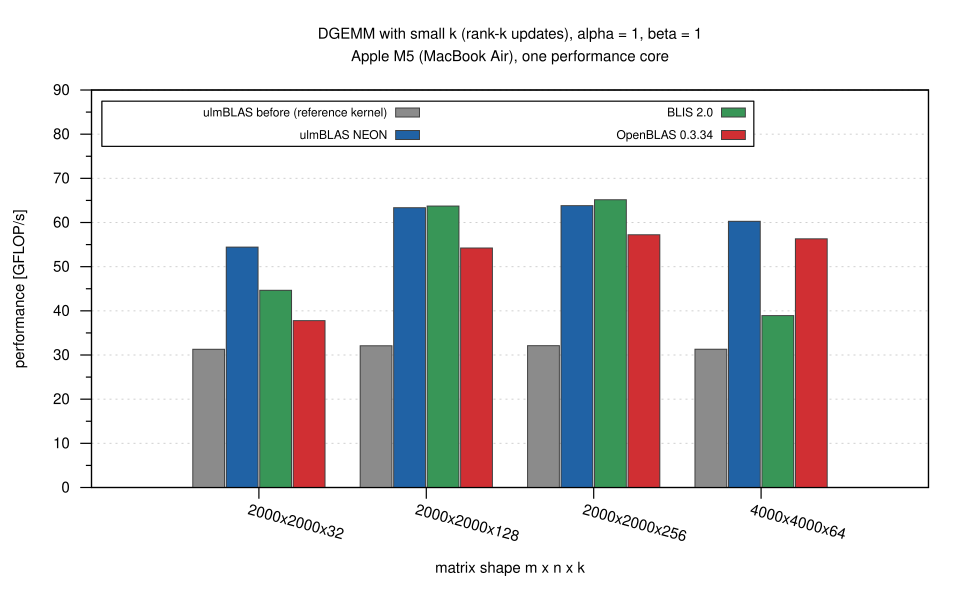

Source code (gnuplot):
load "_style.gp"
set output "dgemm_thin_k.svg"
set title "DGEMM with small k (rank-k updates), alpha = 1, beta = 1\nApple M5 (MacBook Air), one performance core"
set xlabel "matrix shape m x n x k"
set ylabel "performance [GFLOP/s]"
set grid noxtics
set style data histograms
set style histogram clustered gap 1.5
set style fill solid 0.9 border rgb "#404040"
set boxwidth 0.95
set xtics rotate by -15 offset -1,0
set bmargin 5
set key inside top left vertical maxrows 2 font ",12" samplen 1.5
set yrange [0:90]
plot S."dgemm_thin_k.csv" using "base":xtic(1) ls 1 lw 1 title "ulmBLAS before (reference kernel)", \
     ""                   using "neon"         ls 4 lw 1 title "ulmBLAS NEON", \
     ""                   using "blis"         ls 5 lw 1 title "BLIS 2.0", \
     ""                   using "openblas"     ls 6 lw 1 title "OpenBLAS 0.3.34"
